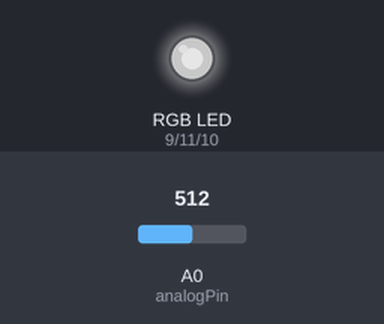
Bench run of a sketch on a simulated Arduino Uno, built with avr-gcc and run on an emulated ATmega328P. On the bench: an RGB LED mixed from three pins (HIGH = lit). The test bench sets the inputs (shaded band); at power-on: A0 (analogPin) = 512. Dim RGB values are drawn brighter than linear; pins used as bus, display or sensor lines are not drawn.

Above: at 1.2 s.
1.3 s: A0 (analogPin) set to 716
At 2.4 s:
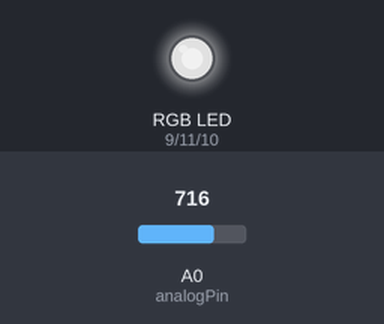
2.8 s: A0 (analogPin) set to 900
At 3.8 s:
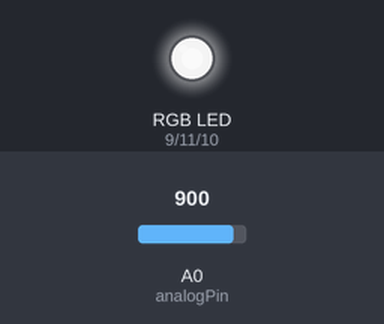
4.3 s: A0 (analogPin) set to 306
At 5.3 s:
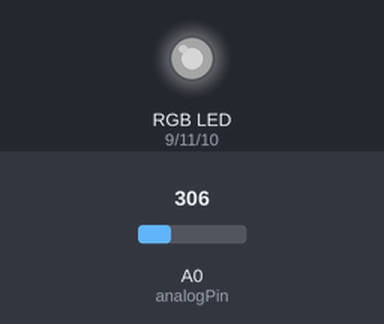
5.8 s: A0 (analogPin) set to 122
At 6.8 s:
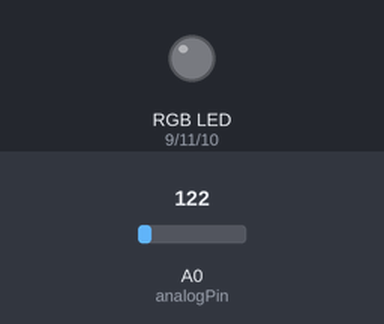
7.3 s: A0 (analogPin) set to 511
At 8.2 s:
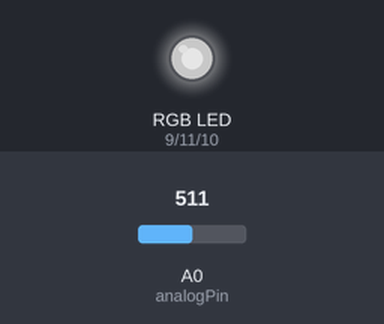
8.8 s: A0 (analogPin) set to 0
At 9.6 s:
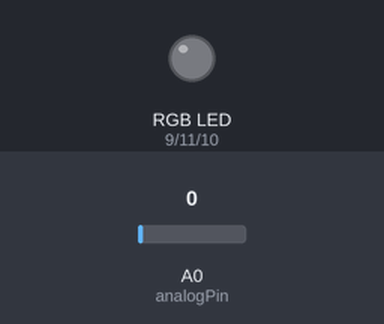
Timing chart, 0 to 11.3 s (numbered marks = the images above; inputs shaded):
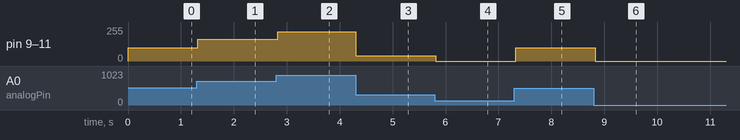

The sketch:

Original-Audio.ino
```cpp
/*************************************
 *  Shane Ryan
 *
 *  Code to sample audio signal using
 *  msgeq07 and control RGB lights.
 *
 *  Thank you to David Wang for audio
 *  sampling concept!
 *************************************/

int analogPin = 0; // MSGEQ7 OUT
int strobePin = 2; // MSGEQ7 STROBE
int resetPin = 4; // MSGEQ7 RESET
int spectrumValue[7];

// MSGEQ7 OUT pin produces values around 50-80
// when there is no input, so use this value to
// filter out a lot of the chaff.
int filterValue = 175;

// LED pins connected to the PWM pins on the Arduino

int ledPinR = 9;
int ledPinG = 11;
int ledPinB = 10;

void setup()
{
  Serial.begin(9600);
  // Read from MSGEQ7 OUT
  pinMode(analogPin, INPUT);
  // Write to MSGEQ7 STROBE and RESET
  pinMode(strobePin, OUTPUT);
  pinMode(resetPin, OUTPUT);

  // Set analogPin's reference voltage
  analogReference(DEFAULT); // 5V

  // Set startup values for pins
  digitalWrite(resetPin, LOW);
  digitalWrite(strobePin, HIGH);
}

void loop()
{
  // Set reset pin low to enable strobe
  digitalWrite(resetPin, HIGH);
  digitalWrite(resetPin, LOW);

  // Get all 7 spectrum values from the MSGEQ7
  for (int i = 0; i < 7; i++)
  {
    digitalWrite(strobePin, LOW);
    delayMicroseconds(30); // Allow output to settle

    spectrumValue[i] = analogRead(analogPin);

    // Constrain any value above 1023 or below filterValue
    spectrumValue[i] = constrain(spectrumValue[i], filterValue, 1023);
    //Serial.print(spectrumValue[i]);


    // Remap the value to a number between 0 and 255
    spectrumValue[i] = map(spectrumValue[i], filterValue, 1023, 0, 255);

    // Remove serial stuff after debugging
    //Serial.print(" ");
    digitalWrite(strobePin, HIGH);
   }

   //Serial.println();

   // Write the PWM values to the LEDs
   // I find that with three LEDs, these three spectrum values work the best
   analogWrite(ledPinR, spectrumValue[1]);
   analogWrite(ledPinG, spectrumValue[4]);
   analogWrite(ledPinB, spectrumValue[6]);
   delay(30);
}
```

Measured:
- after the input at 1.3 s, pin 9 (ledPinR), pin 10 (ledPinB), pin 11 (ledPinG): 101/255 → 162/255 at once
- after the input at 2.8 s, pin 9 (ledPinR), pin 10 (ledPinB), pin 11 (ledPinG): 162/255 → 218/255 at once
- after the input at 4.3 s, pin 9 (ledPinR), pin 10 (ledPinB), pin 11 (ledPinG): 218/255 → 39/255 at once
- after the input at 5.8 s, pin 9 (ledPinR), pin 10 (ledPinB), pin 11 (ledPinG): 39/255 → 0/255 at once
- after the input at 7.3 s, pin 9 (ledPinR), pin 10 (ledPinB), pin 11 (ledPinG): 0/255 → 101/255 at once
- after the input at 8.8 s, pin 9 (ledPinR), pin 10 (ledPinB), pin 11 (ledPinG): 101/255 → 0/255 at once
